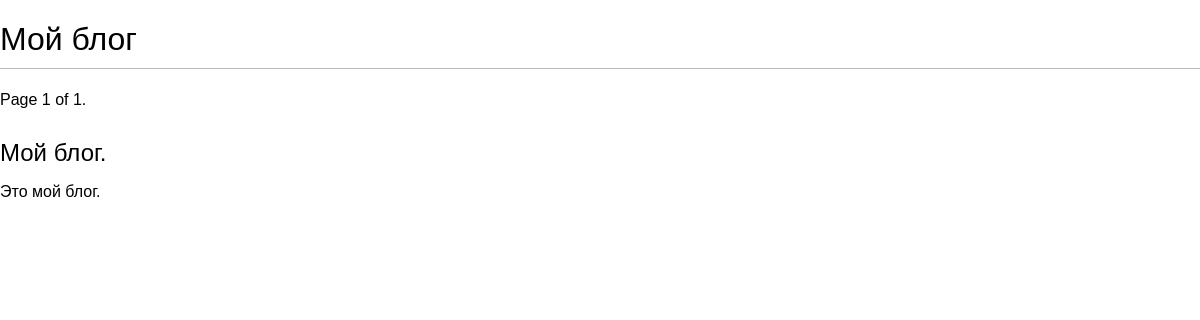
Page /blog/ on the earlier database version.
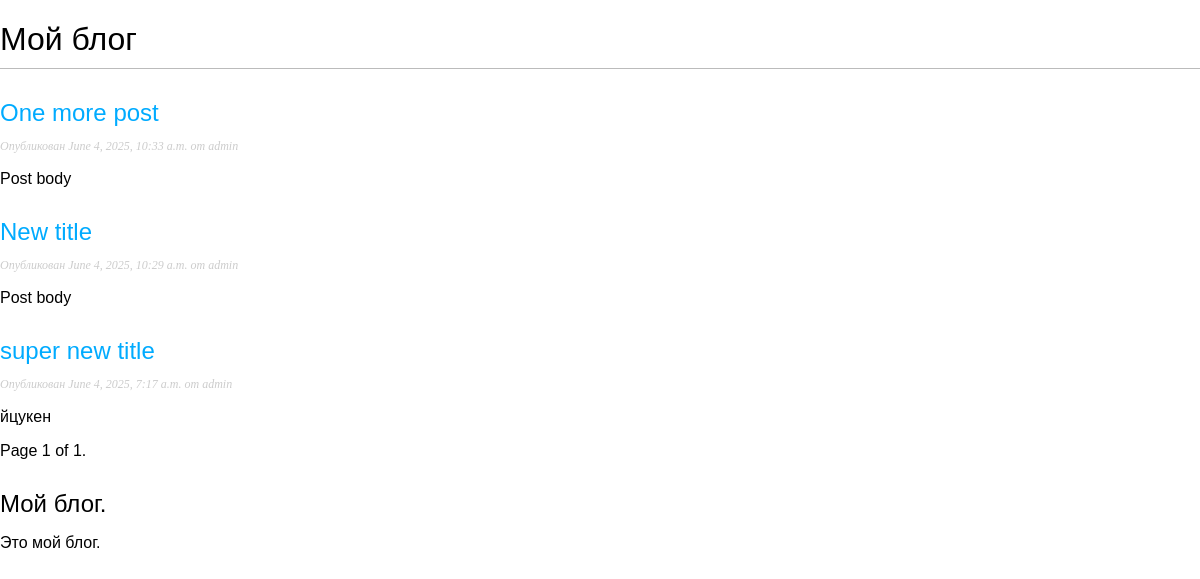
Same page on the later database version.
### blog/models.py (models this page shows, shortened)
class Post(models.Model):
    class Status(models.TextChoices):
        DRAFT = "DF", "Черновик"
        PUBLISHED = "PB", "Опубликовано"
    title = models.CharField(max_length=250)
    slug = models.SlugField(
        max_length=250,
        unique_for_date="publish"
    )
    author = models.ForeignKey(
        User,
        on_delete=models.CASCADE,
        related_name="blog_posts",
    )
    body = models.TextField()
    publish = models.DateTimeField(default=timezone.now)
    created = models.DateTimeField(auto_now_add=True)
    update = models.DateTimeField(auto_now=True)
    status = models.CharField(
        max_length=2, choices=Status.choices, default=Status.DRAFT
    )
    objects = models.Manager()
    published = PublishedManager()
    class Meta:
        ordering = ["-publish"]
        indexes = [models.Index(fields=["-publish"])]
    def get_absolute_url(self):
        return reverse("blog:post_detail",
        args=[
            self.publish.year, # pylint: disable=E1101:no-member
            self.publish.month,  # pylint: disable=E1101:no-member
            self.publish.day,  # pylint: disable=E1101:no-member
            self.slug,
        ])

### blog/views.py (the view)
# urls.py: path("", post_list, name="post_list"),
def post_list(request):
    post_list_total = Post.published.all()
    paginator = Paginator(post_list_total, 3)
    page_number = request.GET.get("page", 1)
    try:
        posts = paginator.page(page_number)
    except PageNotAnInteger:
        posts = paginator.page(1)
    except EmptyPage:
        posts = paginator.page(paginator.num_pages)
    return render(request, "blog/post/list.html", {"posts": posts})

### blog/models.py (called while the page is built)
    def get_queryset(self):
        return super().get_queryset().filter(status=Post.Status.PUBLISHED)

### templates/blog/post/list.html (shortened to what this page needs)
{% extends 'blog/base.html' %}
{% block content %}
    <h1>Мой блог</h1>
    {% for post in posts %}
        <h2>
            <a href="{{ post.get_absolute_url }}">{{ post.title }}</a>
        </h2>
        <p class="date">Опубликован {{ post.publish }} от {{ post.author }}</p>
        {{ post.body|truncatewords:30|linebreaks }}
    {% endfor %}
    {% include "paginator.html" with page=posts %}
{% endblock  %}

Differences in the rows shown:
now on this page (row edited): Post: title "One more post", publish "June 4, 2025, 10:33 a.m.", author "admin", body "Post body"
now on this page (row edited): Post: title "New title", publish "June 4, 2025, 10:29 a.m.", author "admin", body "Post body"
now on this page (row edited): Post: title "super new title", publish "June 4, 2025, 7:17 a.m.", author "admin", body "йцукен"
